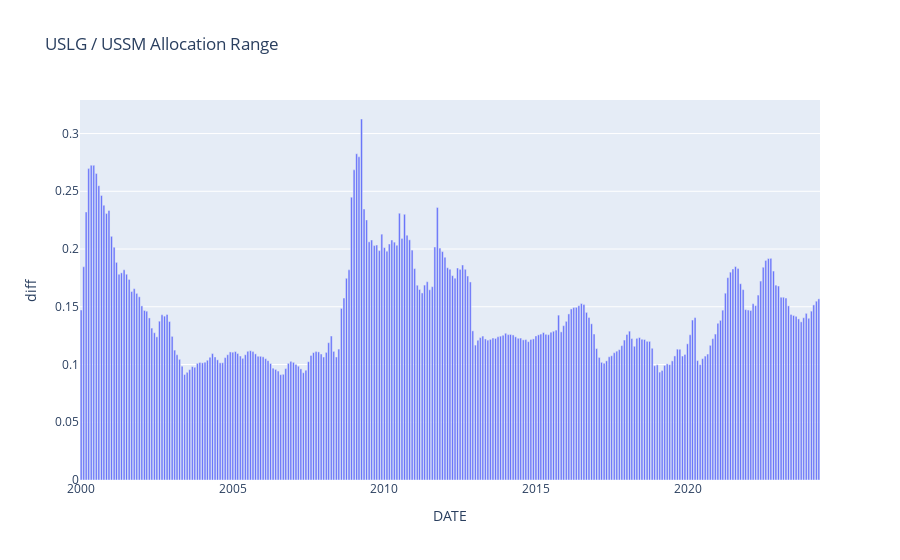

The notebook cell this image was saved under:
### Code cell
min = us.filter(pl.col("ASSET_CLASS_ID").is_in(["USLG"]))
min = min.group_by(["DATE"]).agg(pl.col("split").min())

max = us.filter(pl.col("ASSET_CLASS_ID").is_in(["USLG"]))
max = max.group_by(["DATE"]).agg(pl.col("split").max())

diff = min.join(max, on=["DATE"], how="inner")
diff = diff.with_columns((pl.col("split_right") - pl.col("split")).alias("diff"))
diff.sort("DATE")
diff = diff.to_pandas()
fig = px.bar(diff, x='DATE', y='diff', title="USLG / USSM Allocation Range")   
fig

### Figure 1 — Plotly figure (JSON) as saved in the notebook; plotly's stock layout.template omitted (floating-point values rounded to 4 significant figures; data arrays with more than 128 entries replaced by an {"elided": "..."} marker saying what was removed)
{"data": [{"alignmentgroup": "True", "hovertemplate": "DATE=%{x}<br>diff=%{y}<extra></extra>", "legendgroup": "", "marker": {"color": "#636efa", "pattern": {"shape": ""}}, "name": "", "offsetgroup": "", "orientation": "v", "showlegend": false, "textposition": "auto", "type": "bar", "x": {"elided": "293 str values"}, "xaxis": "x", "y": {"elided": "293 float values"}, "yaxis": "y"}], "layout": {"barmode": "relative", "legend": {"tracegroupgap": 0}, "title": {"text": "USLG / USSM Allocation Range"}, "xaxis": {"anchor": "y", "domain": [0, 1], "title": {"text": "DATE"}}, "yaxis": {"anchor": "x", "domain": [0, 1], "title": {"text": "diff"}}}}
